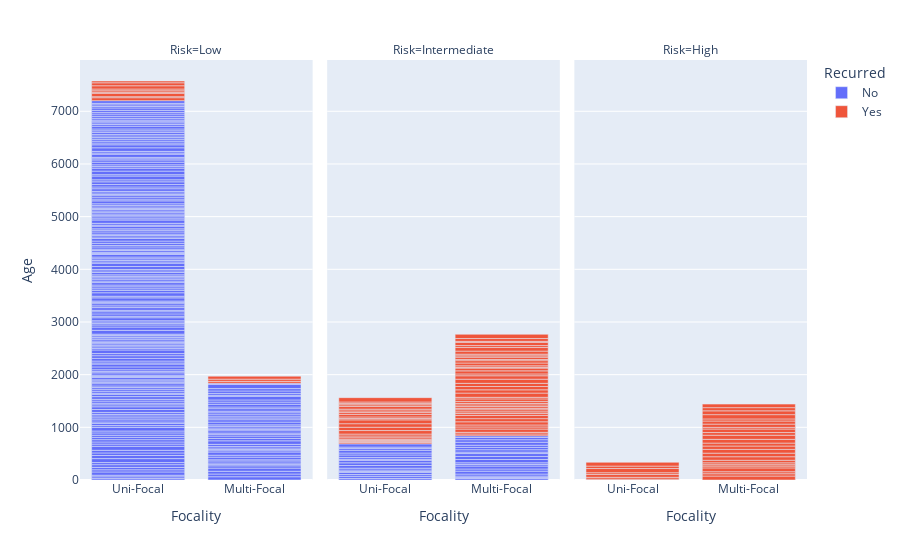

Here is the notebook cell this chart was saved with:
### Code cell
px.bar(data, x = 'Focality', y = 'Age', color ='Recurred', facet_col='Risk')

### Figure 1 — Plotly figure (JSON) as saved in the notebook; plotly's stock layout.template omitted (floating-point values rounded to 4 significant figures; data arrays with more than 128 entries replaced by an {"elided": "..."} marker saying what was removed)
{"data": [{"alignmentgroup": "True", "hovertemplate": "Recurred=No<br>Risk=Low<br>Focality=%{x}<br>Age=%{y}<extra></extra>", "legendgroup": "No", "marker": {"color": "#636efa", "pattern": {"shape": ""}}, "name": "No", "offsetgroup": "No", "orientation": "v", "showlegend": true, "textposition": "auto", "type": "bar", "x": {"elided": "237 str values"}, "xaxis": "x", "y": {"elided": "237 int values"}, "yaxis": "y"}, {"alignmentgroup": "True", "hovertemplate": "Recurred=No<br>Risk=Intermediate<br>Focality=%{x}<br>Age=%{y}<extra></extra>", "legendgroup": "No", "marker": {"color": "#636efa", "pattern": {"shape": ""}}, "name": "No", "offsetgroup": "No", "orientation": "v", "showlegend": false, "textposition": "auto", "type": "bar", "x": ["Uni-Focal", "Multi-Focal", "Uni-Focal", "Uni-Focal", "Multi-Focal", "Uni-Focal", "Uni-Focal", "Multi-Focal", "Multi-Focal", "Uni-Focal", "Uni-Focal", "Uni-Focal", "Uni-Focal", "Multi-Focal", "Uni-Focal", "Uni-Focal", "Uni-Focal", "Multi-Focal", "Multi-Focal", "Uni-Focal", "Uni-Focal", "Multi-Focal", "Uni-Focal", "Multi-Focal", "Uni-Focal", "Multi-Focal", "Multi-Focal", "Multi-Focal", "Multi-Focal", "Multi-Focal", "Multi-Focal", "Uni-Focal", "Multi-Focal", "Multi-Focal", "Uni-Focal", "Multi-Focal", "Multi-Focal", "Multi-Focal"], "xaxis": "x2", "y": [31, 31, 40, 33, 20, 40, 17, 24, 38, 28, 36, 50, 51, 55, 48, 20, 34, 41, 56, 47, 37, 32, 53, 30, 34, 62, 58, 55, 27, 46, 44, 26, 42, 56, 61, 48, 42, 32], "yaxis": "y2"}, {"alignmentgroup": "True", "hovertemplate": "Recurred=Yes<br>Risk=Low<br>Focality=%{x}<br>Age=%{y}<extra></extra>", "legendgroup": "Yes", "marker": {"color": "#EF553B", "pattern": {"shape": ""}}, "name": "Yes", "offsetgroup": "Yes", "orientation": "v", "showlegend": true, "textposition": "auto", "type": "bar", "x": ["Multi-Focal", "Uni-Focal", "Uni-Focal", "Uni-Focal", "Uni-Focal", "Uni-Focal", "Uni-Focal", "Uni-Focal", "Uni-Focal", "Multi-Focal", "Uni-Focal", "Multi-Focal"], "xaxis": "x", "y": [36, 56, 20, 62, 21, 29, 33, 62, 56, 42, 34, 56], "yaxis": "y"}, {"alignmentgroup": "True", "hovertemplate": "Recurred=Yes<br>Risk=Intermediate<br>Focality=%{x}<br>Age=%{y}<extra></extra>", "legendgroup": "Yes", "marker": {"color": "#EF553B", "pattern": {"shape": ""}}, "name": "Yes", "offsetgroup": "Yes", "orientation": "v", "showlegend": false, "textposition": "auto", "type": "bar", "x": ["Uni-Focal", "Multi-Focal", "Multi-Focal", "Uni-Focal", "Multi-Focal", "Uni-Focal", "Multi-Focal", "Multi-Focal", "Uni-Focal", "Uni-Focal", "Uni-Focal", "Multi-Focal", "Multi-Focal", "Multi-Focal", "Uni-Focal", "Uni-Focal", "Uni-Focal", "Uni-Focal", "Uni-Focal", "Uni-Focal", "Uni-Focal", "Multi-Focal", "Multi-Focal", "Multi-Focal", "Uni-Focal", "Uni-Focal", "Uni-Focal", "Multi-Focal", "Multi-Focal", "Multi-Focal", "Multi-Focal", "Multi-Focal", "Multi-Focal", "Multi-Focal", "Uni-Focal", "Multi-Focal", "Multi-Focal", "Multi-Focal", "Multi-Focal", "Multi-Focal", "Multi-Focal", "Multi-Focal", "Multi-Focal", "Multi-Focal", "Uni-Focal", "Uni-Focal", "Multi-Focal", "Multi-Focal", "Multi-Focal", "Multi-Focal", "Uni-Focal", "Multi-Focal", "Multi-Focal", "Uni-Focal", "Multi-Focal", "Multi-Focal", "Uni-Focal", "Multi-Focal", "Multi-Focal", "Multi-Focal", "Multi-Focal", "Multi-Focal", "Multi-Focal", "Multi-Focal"], "xaxis": "x2", "y": [26, 35, 31, 18, 62, 20, 40, 38, 21, 31, 34, 60, 60, 62, 36, 67, 63, 67, 73, 26, 30, 36, 31, 40, 49, 38, 27, 27, 33, 32, 29, 37, 48, 30, 33, 80, 62, 63, 60, 79, 65, 35, 58, 52, 51, 31, 15, 29, 53, 45, 23, 22, 44, 31, 25, 32, 82, 58, 68, 37, 59, 21, 54, 80], "yaxis": "y2"}, {"alignmentgroup": "True", "hovertemplate": "Recurred=Yes<br>Risk=High<br>Focality=%{x}<br>Age=%{y}<extra></extra>", "legendgroup": "Yes", "marker": {"color": "#EF553B", "pattern": {"shape": ""}}, "name": "Yes", "offsetgroup": "Yes", "orientation": "v", "showlegend": false, "textposition": "auto", "type": "bar", "x": ["Uni-Focal", "Multi-Focal", "Uni-Focal", "Multi-Focal", "Multi-Focal", "Multi-Focal", "Multi-Focal", "Multi-Focal", "Uni-Focal", "Multi-Focal", "Multi-Focal", "Uni-Focal", "Uni-Focal", "Multi-Focal", "Multi-Focal", "Multi-Focal", "Multi-Focal", "Multi-Focal", "Multi-Focal", "Multi-Focal", "Multi-Focal", "Multi-Focal", "Multi-Focal", "Multi-Focal", "Multi-Focal", "Multi-Focal", "Uni-Focal", "Uni-Focal", "Multi-Focal", "Multi-Focal", "Multi-Focal", "Multi-Focal"], "xaxis": "x3", "y": [17, 75, 34, 44, 38, 73, 35, 26, 53, 35, 49, 34, 80, 67, 68, 71, 64, 56, 71, 78, 51, 67, 31, 62, 59, 40, 46, 72, 81, 72, 61, 67], "yaxis": "y3"}], "layout": {"annotations": [{"font": {}, "showarrow": false, "text": "Risk=Low", "x": 0.16, "xanchor": "center", "xref": "paper", "y": 1, "yanchor": "bottom", "yref": "paper"}, {"font": {}, "showarrow": false, "text": "Risk=Intermediate", "x": 0.5, "xanchor": "center", "xref": "paper", "y": 1, "yanchor": "bottom", "yref": "paper"}, {"font": {}, "showarrow": false, "text": "Risk=High", "x": 0.84, "xanchor": "center", "xref": "paper", "y": 1, "yanchor": "bottom", "yref": "paper"}], "barmode": "relative", "legend": {"title": {"text": "Recurred"}, "tracegroupgap": 0}, "margin": {"t": 60}, "xaxis": {"anchor": "y", "domain": [0, 0.32], "title": {"text": "Focality"}}, "xaxis2": {"anchor": "y2", "domain": [0.34, 0.66], "matches": "x", "title": {"text": "Focality"}}, "xaxis3": {"anchor": "y3", "domain": [0.68, 1.0], "matches": "x", "title": {"text": "Focality"}}, "yaxis": {"anchor": "x", "domain": [0, 1], "title": {"text": "Age"}}, "yaxis2": {"anchor": "x2", "domain": [0, 1], "matches": "y", "showticklabels": false}, "yaxis3": {"anchor": "x3", "domain": [0, 1], "matches": "y", "showticklabels": false}}}
